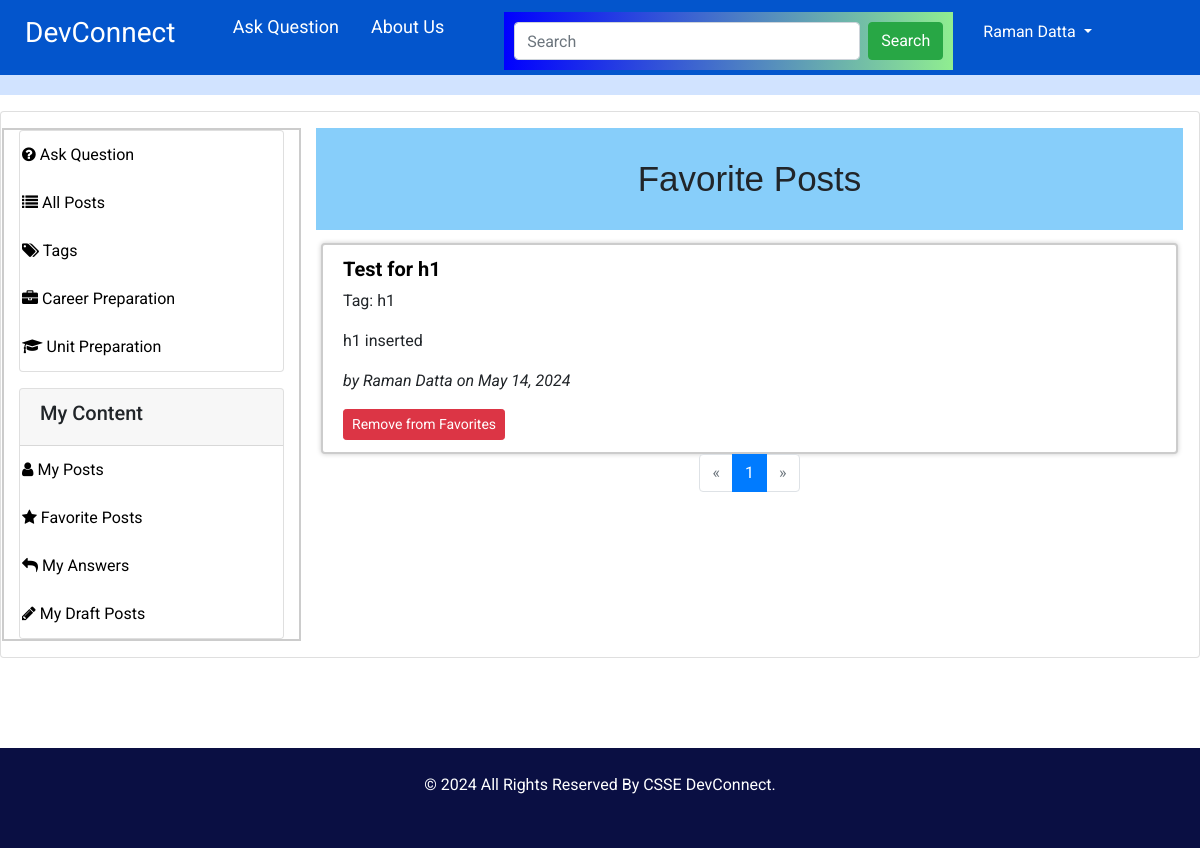
The app's page /my_favorites (signed in) with its own data.
### app/models/model.py (models this page shows, shortened)
class Posts(db.Model):
    __tablename__ = "posts"
    id = db.Column(db.Integer, primary_key=True)
    title = db.Column(db.String(255), nullable=False)
    content = db.Column(db.Text, nullable=False)
    author_id = db.Column(db.Integer, db.ForeignKey('users.id'))
    date_posted = db.Column(db.DateTime, default=datetime.utcnow)
    deleted = db.Column(db.Boolean, default=False)
    answered = db.Column(db.Boolean, default=False)
    tag_id = db.Column(db.Integer, db.ForeignKey('tags.id'))
    career_preparation = db.Column(db.Boolean, default=False)
    is_draft = db.Column(db.Boolean, default=False)  # New column to indicate if the post is a draft
    author = db.relationship('User', backref=db.backref('posts', lazy=True))
    tag = db.relationship('Tag', backref=db.backref('posts', lazy=True))

class Tag(db.Model):
    __tablename__ = "tags"
    id = db.Column(db.Integer, primary_key=True)
    tag = db.Column(db.String(100), nullable=False)

class User(UserMixin, db.Model):
    __tablename__ = "users"
    id = db.Column(db.Integer, primary_key=True)
    first_name = db.Column(db.String(100), nullable=False)
    last_name = db.Column(db.String(100), nullable=False)
    uwa_id = db.Column(db.String(100), unique=True, nullable=False)
    email = db.Column(db.String(100), unique=True, nullable=False)
    major = db.Column(db.String(100), nullable=False)
    password_hash = db.Column(db.String(200), nullable=False)
    user_image = db.Column(db.String(200))
    is_disabled = db.Column(db.Boolean, default=False)
    timestamp = db.Column(db.DateTime, default=datetime.utcnow)
    role = db.Column(db.String(100))
    @property
    def is_active(self):
        return not self.is_disabled

### app/controllers/main_controller.py (the view)
@main.route('/my_favorites')
@login_required
def my_favorites():
    page = request.args.get('page', 1, type=int)
    order = request.args.get('order', 'asc')
    heading = "Favorite Posts"
    favorite_posts_query = (
        db.session.query(Posts)
        .join(FavoritePost, Posts.id == FavoritePost.post_id)
        .filter(FavoritePost.user_id == current_user.id)
        .order_by(Posts.date_posted.asc() if order == 'asc' else Posts.date_posted.desc())
    )
    pagination = favorite_posts_query.paginate(page=page, per_page=10, error_out=False)
    favorite_posts = pagination.items
    return render_template("main/my_favorites.html", posts=favorite_posts, pagination=pagination, heading=heading, origin='my_favorites')

### app/__init__.py (called while the page is built)
def create_app(config_class=Config):
    app = Flask(__name__)
    ckeditor = CKEditor(app)
    app.config.from_object(config_class)
    db.init_app(app)
    migrate.init_app(app, db)
    mail.init_app(app)
    login_manager.init_app(app)  # Attach LoginManager to the app
    login_manager.login_view = 'auth.login'  # Define the login view
    login_manager.login_message = "Please log in to access this page."  # Optional: Customize the login message
    @login_manager.user_loader
    def load_user(user_id):
        from app.models.model import User  # Import inside to avoid circular import issues
        user = User.query.get(int(user_id))
        return user
    from app.controllers.auth_controller import auth
    from app.controllers.main_controller import main
    app.register_blueprint(auth, url_prefix='/auth')
    app.register_blueprint(main)
    return app

### app/controllers/main_controller.py (called while the page is built)
@main.before_app_request
def add_tags_to_sidebar():
    if current_user.is_authenticated:
        tags_with_counts = db.session.query(
            Tag.id,
            Tag.tag,
            func.count(Posts.id).label('post_count')
        ).join(Posts, Posts.tag_id == Tag.id).group_by(Tag.id).all()
        g.tags = tags_with_counts
    else:
        g.tags = []

### app/templates/main/my_favorites.html (shortened to what this page needs)
{% extends "includes/layout.html" %}
{% block content %}
<div class="card p-3 mt-3">
    <div class="row">
        {% include "includes/sidebar.html" %}
        <div class="col-md-9">
            <h1>Favorite Posts</h1>
            <ul class="list-group" id="posts-list">
                {% for post in posts %}
                <li class="list-group-item">
                    <h5>
                        <a href="{{ url_for('main.view_post', post_id=post.id, origin='my_favorites') }}">{{ post.title }}</a>
                    </h5>
                    <p>Tag: {{ post.tag.tag if post.tag else 'N/A' }}</p>
                    <p>{{ post.content|safe }}</p>
                    <p class="authorpost">by <span class="author_n">{{ post.author.first_name }} {{ post.author.last_name }}</span> on {{ post.date_posted.strftime('%B %d, %Y') }}</p>
                    <form method="post" action="{{ url_for('main.remove_favorite', post_id=post.id) }}" style="display:inline;">
                        <button type="submit" class="btn btn-danger btn-sm">Remove from Favorites</button>
                    </form>
                </li>
                {% endfor %}
            </ul>
            <nav aria-label="Page navigation">
                <ul class="pagination justify-content-center">
                    {% if pagination.has_prev %}
                    <li class="page-item">
                        <a class="page-link" href="{{ url_for('main.my_favorites', page=pagination.prev_num) }}" aria-label="Previous">
                            <span aria-hidden="true">&laquo;</span>
                        </a>
                    </li>
                    {% else %}
                    <li class="page-item disabled">
                        <a class="page-link" href="#" aria-label="Previous">
                            <span aria-hidden="true">&laquo;</span>
                        </a>
                    </li>
                    {% endif %}
                    {% for page_num in pagination.iter_pages() %}
                    <li class="page-item {% if page_num == pagination.page %}active{% endif %}">
                        <a class="page-link" href="{{ url_for('main.my_favorites', page=page_num) }}">{{ page_num }}</a>
                    </li>
                    {% endfor %}
                    {% if pagination.has_next %}
                    <li class="page-item">
                        <a class="page-link" href="{{ url_for('main.my_favorites', page=pagination.next_num) }}" aria-label="Next">
                            <span aria-hidden="true">&raquo;</span>
                        </a>
                    </li>
                    {% else %}
                    <li class="page-item disabled">
                        <a class="page-link" href="#" aria-label="Next">
                            <span aria-hidden="true">&raquo;</span>
                        </a>
                    </li>
                    {% endif %}
                </ul>
            </nav>
        </div>
    </div>
</div>
{% endblock %}

### app/static/css/style.css (style rules this page uses)
body { font-family: "Roboto", sans-serif; color: #040000; }
.authorpost { font-style: italic; }
li.list-group-item { transition: all 1s ease; border: solid 2px #ccc; margin:5px; box-shadow: 0px 0px 5px #ccc; border-radius: 20px; }
li.list-group-item h2,li.list-group-item a { font-weight: bold; color: #000; padding: 0px; }
h1, h2 { font-family: 'Merriweather Sans', sans-serif; }
a, a:hover, a:focus { text-decoration: none; }

### records on screen
Posts: title "Test for h1", tag "h1", content "h1 inserted", author.first_name "Raman", author.last_name "Datta", date_posted "May 14, 2024"

### other values on screen
{{ session['user_name'] }} "Raman Datta"
{{ page_num }} "1"
